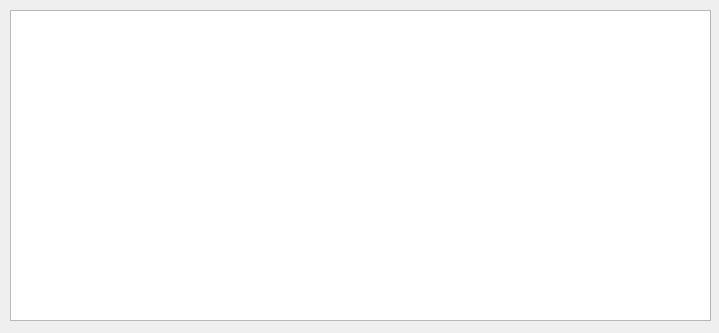
<?xml version="1.0" encoding="UTF-8"?>
<ui version="4.0">
 <class>Widget</class>
 <widget class="QWidget" name="Widget">
  <property name="geometry">
   <rect>
    <x>0</x>
    <y>0</y>
    <width>719</width>
    <height>333</height>
   </rect>
  </property>
  <property name="windowTitle">
   <string>Widget</string>
  </property>
  <widget class="QTextEdit" name="textEdit">
   <property name="geometry">
    <rect>
     <x>10</x>
     <y>10</y>
     <width>701</width>
     <height>311</height>
    </rect>
   </property>
  </widget>
 </widget>
 <layoutdefault spacing="6" margin="11"/>
 <resources/>
 <connections/>
</ui>
